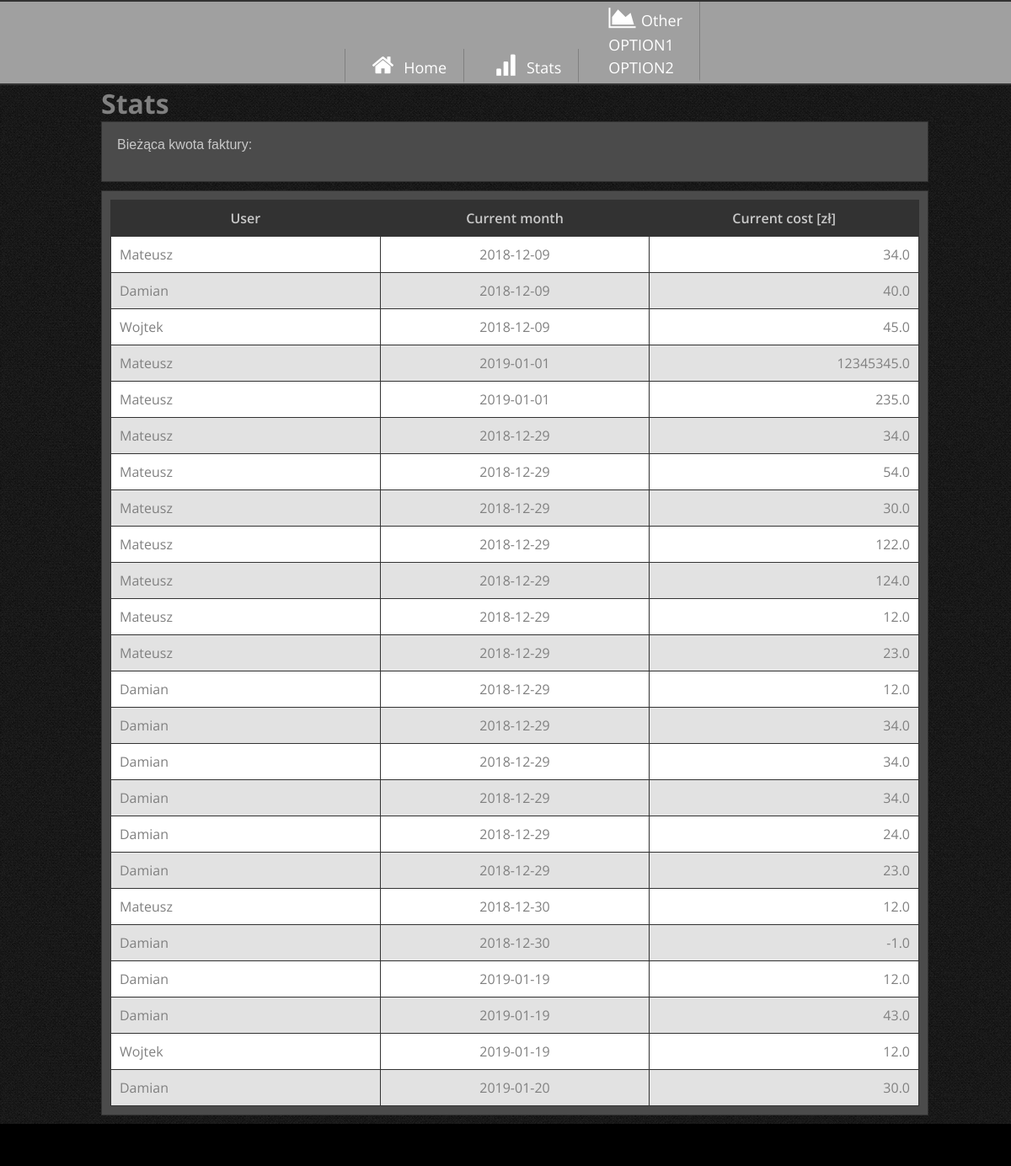
Screenshot of /stats with the database file from the repository.
### models.py (models this page shows, shortened)
class BaseModel(Model):
    class Meta:
        database = base

class Users(BaseModel):
    name = CharField(null=False)
    surname = CharField(null=False)

class Expenses(BaseModel):
    user = ForeignKeyField(Users, related_name='user')
    name = CharField(null=False)
    date = DateTimeField(null=False)
    cost = DoubleField(null=False)
    def __str__(self):
        return self.name

### views.py (the view)
@app.route('/stats', methods=['GET', 'POST'])
def stats():
    users_data = Users().select()
    user_data_all = []
    if request.method == 'POST':
        res = request.form
        if not res['User'] or not res['Cost']:
            print('throwing error')
            print(res)
        else:
            add_expense(res['User'], 'T-mobile', res['Cost'])
            flash('write {0}'.format('OK'))
            return redirect(url_for('stats'))
    elif request.method == 'GET':
        exp_data = Expenses().select().join(Users)
        for row in exp_data:
            print(row)
            user_data_all.append({"name": row.user.name, "date": row.date.strftime('%Y-%m-%d'), "cost": row.cost})
            print(user_data_all)
    return render_template('stats.html', user_data=users_data, exp_data=user_data_all)

### app.py (called while the page is built)
@app.before_request
def before_request():
    g.db = base
    g.db.connection()

@app.after_request
def after_request(response):
    g.db.close()
    return response

### templates/stats.html (shortened to what this page needs)
<!DOCTYPE HTML>
<html lang="pl">
<head>
	<link rel="stylesheet" href="style.css" type="text/css"/>
	<link rel="stylesheet" href="style2.css" type="text/css"/>
	<link rel="stylesheet" href="css/fontello.css" type="text/css"/>
</head>
<body>
	<header>
		<nav>
			<ul class="menu">
				<li><a href="index.html"><i class="icon-home"></i>Home</a></li>
				<li><a href="stats.html"><i class="icon-chart-bar"></i>Stats</a></li>
				<li><a href="other.html"><i class="icon-chart-area"></i>Other</a>
					<ul>
						<li><a href="#">OPTION1</a></li>
						<li><a href="#">OPTION2</a></li>
					</ul>
				</li>
			</ul>
		</nav>
	</header>
	<main>
		<div class="content">
			<header>
				<h1>Stats</h1>
					<div class="containerUpper">
						<span class="label">Bieżąca kwota faktury: </span> <span class="label cost">{{ current_fvcost }}</span>
					</div>
					<div class="containerTab">
						<table id="tab1" class="tab1" align="center">
							<thead>
								<tr>
									<th scope="col" id="1" width="160">User</th>
									<th scope="col" id="2" width="160">Current month</th>
									<th scope="col" id="3" width="160" text-align="right">Current cost [zł]</th>
								</tr>
							</thead>
								<tbody>
									{% for user in exp_data %}
										<tr>
											<td>
												{{ user['name'] }}
											</td>
											<td  align="center">
												{{ user['date'] }}
											</td>
											<td align="right">
												{{ user['cost'] }}
											</td>
										</tr>
									{% endfor %}
								</tbody>
						</table>
					</div>
			</header>
		</div>
	</main>
	<footer>
	</footer>
</body>
</html>

### static/style.css (style rules this page uses)
body { background-image: url("img/background.png"); margin: 0; font-family: 'Open Sans', sans-serif; color: #c9c9c9; }
nav { background-color: #a0a0a0; text-align: center; border-bottom: 2px solid #323232; border-top: 2px solid #323232; }
.menu { list-style-type: none; margin: 0; font-size: 18px; min-height: 30px; line-height: 150%; }
.menu > li { display: inline-block; padding-left: 20px; padding-right: 20px; border-right: 1px solid grey; border-bottom: 3px solid transparent; }
.menu > li:first-child { border-left: 1px solid grey; }
.menu a { color: white; text-decoration: none; }
ul > li > ul { list-style-type: none; padding: 0; margin: 0; }
ul > li > ul > li { position: relative; }
.content { width: 80%; min-height: 1000px; margin-left: auto; margin-right: auto; text-align: center; color: grey; text-align: justify; }
h1 { margin: 0; }
footer { height: 50px; background-color: black; }

### static/style2.css (style rules this page uses)
.label { padding: 8px; font-family: Arial; font-size: 16px; display: table-cell; vertical-align: middle; }
.cost { font-weight: 600; font-size: 42px; color: #00cc00; }
table, th, td { border: 1px solid #323232; border-collapse: collapse; }
th, td { padding: 10px; }
th { text-align: center; }
.tab1 { background-color: #f1f1c1; width: 100%; }
.tab1 tr:nth-child(even) { background-color: #e2e2e2; }
.tab1 tr:nth-child(odd) { background-color: #fff; }
.tab1 th { color: #c9c9c9; font-weight: 600; background-color: #323232; }
.containerUpper { width: 100%; height: 50px; background-color: #4b4b4b; border: 1px solid #323232; padding: 10px; margin-bottom: 10px; vertical-align: middle; color: #c9c9c9; }
.containerTab { width: 100%; height: 100%; background-color: #4b4b4b; border: 1px solid #323232; padding: 10px; margin-bottom: 10px; }

### rows the page displays
Users: name "Mateusz" "Mateusz" "Mateusz" "Mateusz" "Mateusz" "Mateusz" "Mateusz" "Mateusz" "Mateusz" "Mateusz" "Mateusz"
Expenses: cost "34.0"
Users: name "Damian" "Damian" "Damian" "Damian" "Damian" "Damian" "Damian" "Damian" "Damian" "Damian" "Damian"
Expenses: cost "40.0"
Users: name "Wojtek" "Wojtek"
Expenses: cost "45.0"
Expenses: cost "12345345.0"
Expenses: cost "235.0"
Expenses: cost "34.0"
Expenses: cost "54.0"
Expenses: cost "30.0"
Expenses: cost "122.0"
Expenses: cost "124.0"
Expenses: cost "12.0"
Expenses: cost "23.0"
Expenses: cost "12.0"
Expenses: cost "34.0"
Expenses: cost "34.0"
Expenses: cost "34.0"
Expenses: cost "24.0"
Expenses: cost "23.0"
Expenses: cost "12.0"
Expenses: cost "-1.0"
Expenses: cost "12.0"
Expenses: cost "43.0"
Expenses: cost "12.0"
Expenses: cost "30.0"

### other values shown
{{ user['date'] }} "2018-12-09" "2018-12-09" "2018-12-09" "2019-01-01" "2019-01-01" "2018-12-29" "2018-12-29" "2018-12-29" "2018-12-29" "2018-12-29" "2018-12-29" "2018-12-29" "2018-12-29" "2018-12-29" "2018-12-29" "2018-12-29" "2018-12-29" "2018-12-29" "2018-12-30" "2018-12-30" "2019-01-19" "2019-01-19" "2019-01-19" "2019-01-20"
